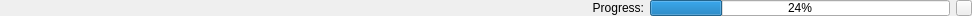
<?xml version="1.0" encoding="UTF-8"?>
<ui version="4.0">
 <class>ProgressIndicator</class>
 <widget class="QWidget" name="ProgressIndicator">
  <property name="geometry">
   <rect>
    <x>0</x>
    <y>0</y>
    <width>972</width>
    <height>16</height>
   </rect>
  </property>
  <property name="sizePolicy">
   <sizepolicy hsizetype="Preferred" vsizetype="Fixed">
    <horstretch>0</horstretch>
    <verstretch>0</verstretch>
   </sizepolicy>
  </property>
  <property name="minimumSize">
   <size>
    <width>0</width>
    <height>16</height>
   </size>
  </property>
  <property name="maximumSize">
   <size>
    <width>16777215</width>
    <height>16</height>
   </size>
  </property>
  <property name="windowTitle">
   <string>Form</string>
  </property>
  <layout class="QHBoxLayout" name="horizontalLayout">
   <property name="leftMargin">
    <number>0</number>
   </property>
   <property name="topMargin">
    <number>0</number>
   </property>
   <property name="rightMargin">
    <number>0</number>
   </property>
   <property name="bottomMargin">
    <number>0</number>
   </property>
   <item>
    <widget class="QLabel" name="workInfo">
     <property name="sizePolicy">
      <sizepolicy hsizetype="Preferred" vsizetype="Fixed">
       <horstretch>0</horstretch>
       <verstretch>0</verstretch>
      </sizepolicy>
     </property>
     <property name="minimumSize">
      <size>
       <width>0</width>
       <height>16</height>
      </size>
     </property>
     <property name="maximumSize">
      <size>
       <width>16777215</width>
       <height>16</height>
      </size>
     </property>
     <property name="text">
      <string>Progress:</string>
     </property>
     <property name="alignment">
      <set>Qt::AlignRight|Qt::AlignTrailing|Qt::AlignVCenter</set>
     </property>
    </widget>
   </item>
   <item>
    <widget class="QProgressBar" name="progressBar">
     <property name="minimumSize">
      <size>
       <width>0</width>
       <height>16</height>
      </size>
     </property>
     <property name="maximumSize">
      <size>
       <width>300</width>
       <height>16</height>
      </size>
     </property>
     <property name="layoutDirection">
      <enum>Qt::RightToLeft</enum>
     </property>
     <property name="autoFillBackground">
      <bool>false</bool>
     </property>
     <property name="value">
      <number>24</number>
     </property>
     <property name="invertedAppearance">
      <bool>true</bool>
     </property>
    </widget>
   </item>
   <item>
    <widget class="QPushButton" name="cancelButton">
     <property name="sizePolicy">
      <sizepolicy hsizetype="Fixed" vsizetype="Fixed">
       <horstretch>0</horstretch>
       <verstretch>0</verstretch>
      </sizepolicy>
     </property>
     <property name="minimumSize">
      <size>
       <width>16</width>
       <height>16</height>
      </size>
     </property>
     <property name="maximumSize">
      <size>
       <width>16</width>
       <height>16</height>
      </size>
     </property>
     <property name="text">
      <string/>
     </property>
     <property name="icon">
      <iconset resource="dpVision.qrc">
       <normaloff>:/icons/Erase.ico</normaloff>:/icons/Erase.ico</iconset>
     </property>
     <property name="flat">
      <bool>false</bool>
     </property>
    </widget>
   </item>
  </layout>
 </widget>
 <resources>
  <include location="dpVision.qrc"/>
 </resources>
 <connections>
  <connection>
   <sender>cancelButton</sender>
   <signal>clicked()</signal>
   <receiver>ProgressIndicator</receiver>
   <slot>onCancelButton()</slot>
   <hints>
    <hint type="sourcelabel">
     <x>963</x>
     <y>7</y>
    </hint>
    <hint type="destinationlabel">
     <x>485</x>
     <y>7</y>
    </hint>
   </hints>
  </connection>
 </connections>
 <slots>
  <slot>onCancelButton()</slot>
 </slots>
</ui>
